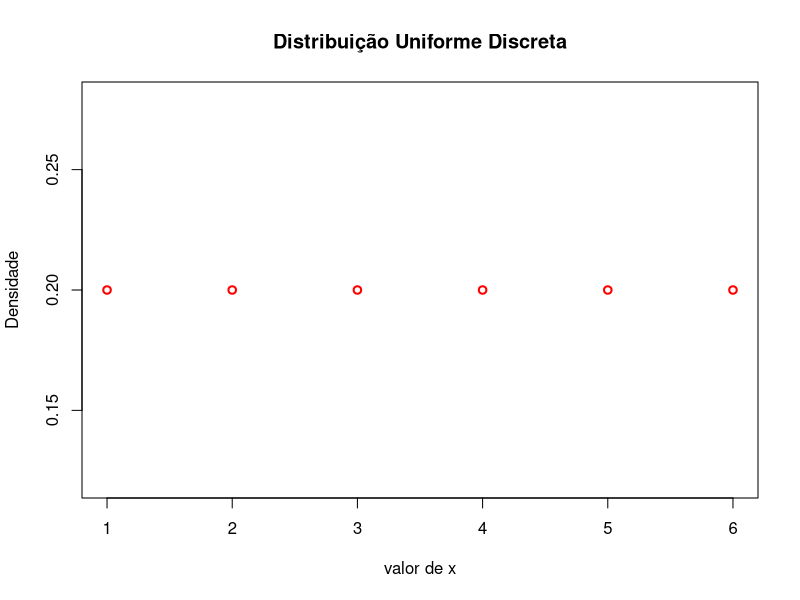
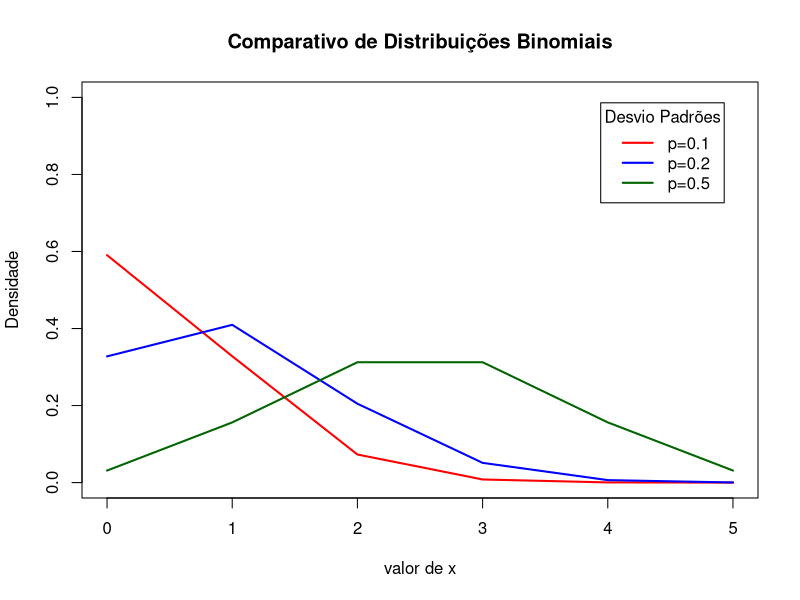
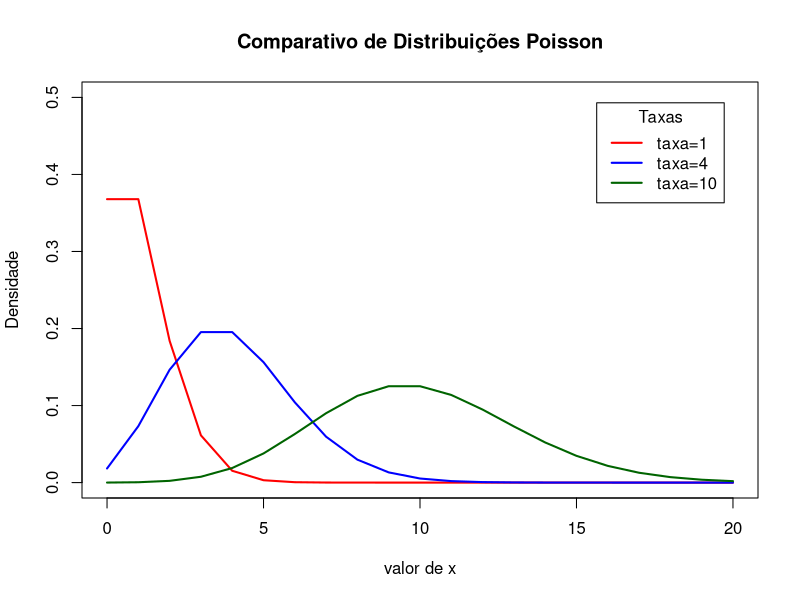
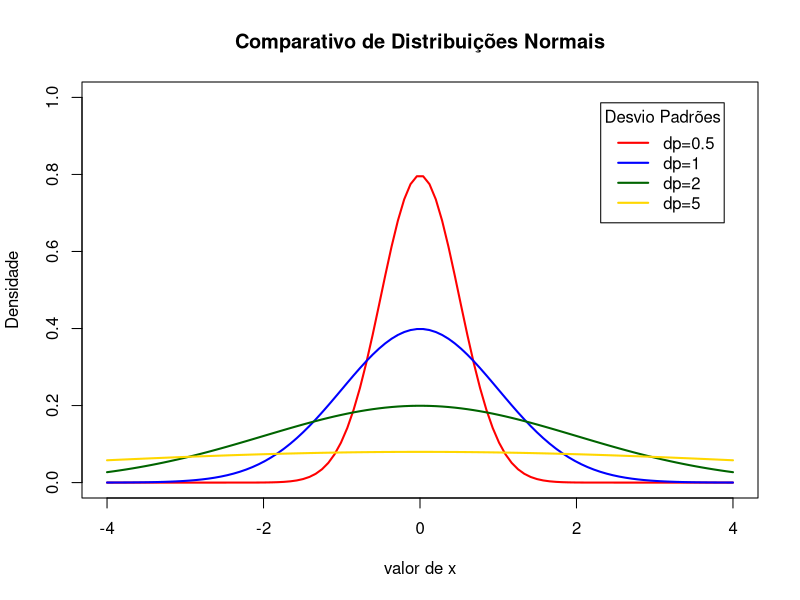
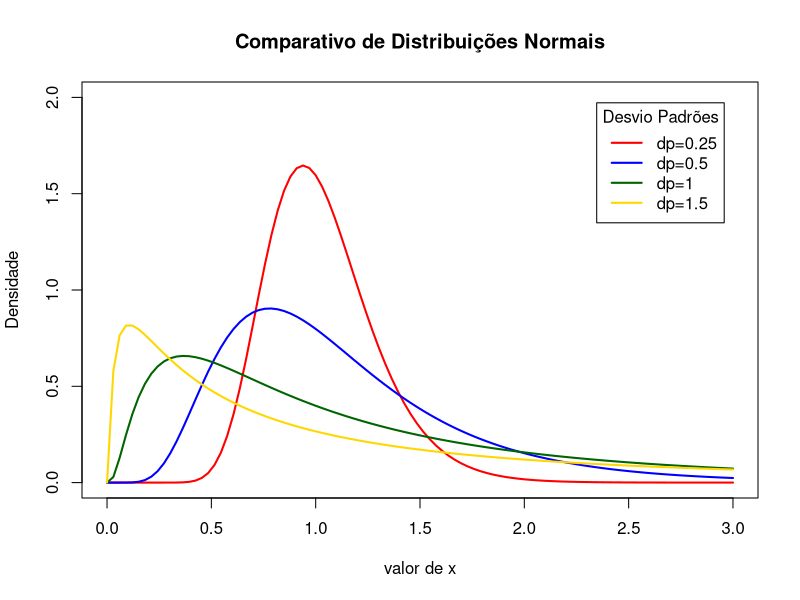
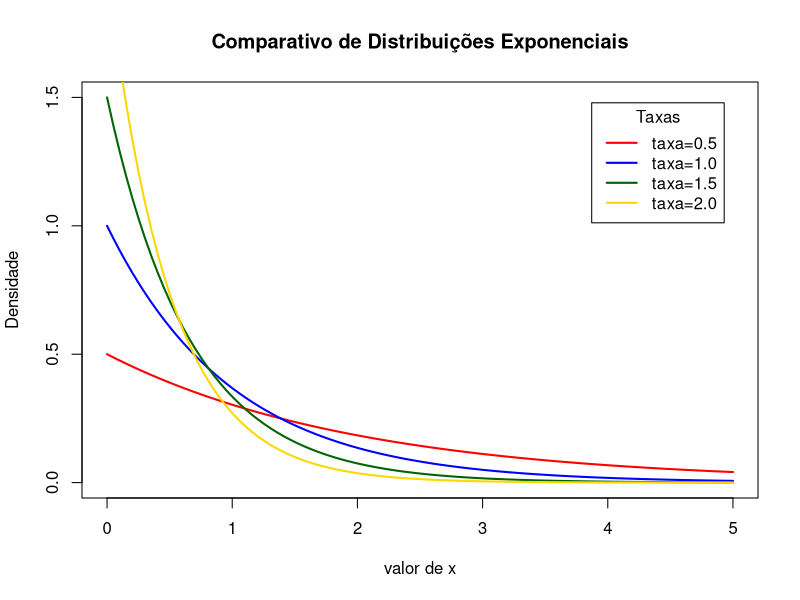
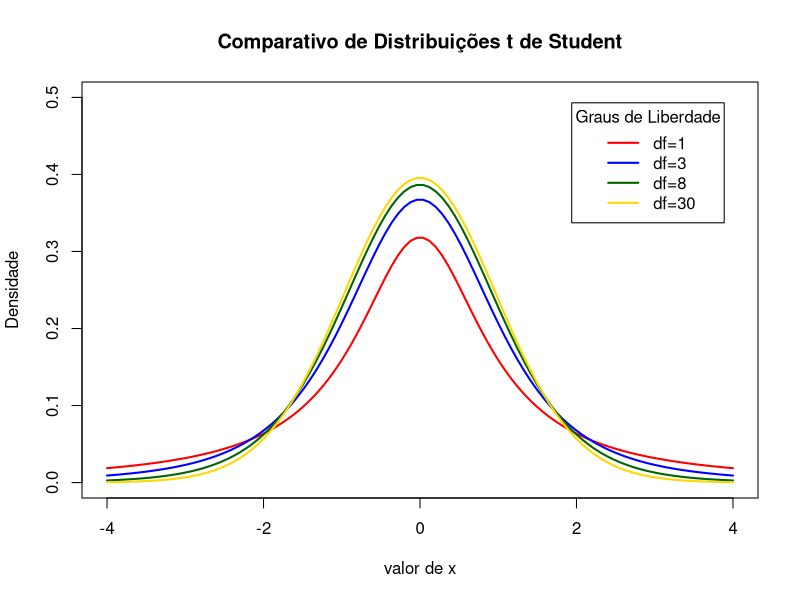

These charts were generated, in order, by the following R code:
## ---- chunk 1
x <- seq(1, 6)
y <- dunif(x, min = 1, max = 6)

plot(x, y, xlab="valor de x",
  ylab="Densidade",
  main="Distribuição Uniforme Discreta",
  lwd=2, col="red"
)
## ---- chunk 2
x <- seq(0, 5)

probs <- c(0.1, 0.2, 0.5)
colors <- c("red", "blue", "darkgreen")
labels <- c("p=0.1", "p=0.2", "p=0.5")

plot(NA, xlab="valor de x",
  ylab="Densidade",
  main="Comparativo de Distribuições Binomiais",
  xlim = c(0, 5),
  ylim = c(0, 1))

for (i in 1:4){
  lines(x, dbinom(x, 5, prob = probs[i]), lwd=2, col=colors[i])
}

legend("topright", inset=.05, title="Desvio Padrões",
  labels, lwd=2, lty=c(1, 1, 1, 1, 2), col=colors)
## ---- chunk 3
x <- seq(0, 20)

rates <- c(1, 4, 10)
colors <- c("red", "blue", "darkgreen")
labels <- c("taxa=1", "taxa=4", "taxa=10")

plot(NA, xlab="valor de x",
  ylab="Densidade",
  main="Comparativo de Distribuições Poisson",
  xlim = c(0, 20),
  ylim = c(0, 0.5))

for (i in 1:4){
  lines(x, dpois(x, lambda = rates[i]), lwd=2, col=colors[i])
}

legend("topright", inset=.05, title="Taxas",
  labels, lwd=2, lty=c(1, 1, 1, 1, 2), col=colors)
## ---- chunk 4
x <- seq(-4, 4, length = 100)

dps <- c(0.5, 1, 2, 5)
colors <- c("red", "blue", "darkgreen", "gold")
labels <- c("dp=0.5", "dp=1", "dp=2", "dp=5")

plot(NA, xlab="valor de x",
  ylab="Densidade",
  main="Comparativo de Distribuições Normais",
  xlim = c(-4, 4),
  ylim = c(0, 1))

for (i in 1:4){
  lines(x, dnorm(x, mean = 0, sd = dps[i]), lwd=2, col=colors[i])
}

legend("topright", inset=.05, title="Desvio Padrões",
  labels, lwd=2, lty=c(1, 1, 1, 1, 2), col=colors)
## ---- chunk 5
x <- seq(0, 3, length = 100)

dps <- c(0.25, 0.5, 1, 1.5)
colors <- c("red", "blue", "darkgreen", "gold")
labels <- c("dp=0.25", "dp=0.5", "dp=1", "dp=1.5")

plot(NA, xlab="valor de x",
  ylab="Densidade",
  main="Comparativo de Distribuições Normais",
  xlim = c(0, 3),
  ylim = c(0, 2))

for (i in 1:4){
  lines(x, dlnorm(x, mean = 0, sd = dps[i]), lwd=2, col=colors[i])
}

legend("topright", inset=.05, title="Desvio Padrões",
  labels, lwd=2, lty=c(1, 1, 1, 1, 2), col=colors)
## ---- chunk 6
x <- seq(0, 5, length = 100)

rates <- c(0.5, 1, 1.5, 2)
colors <- c("red", "blue", "darkgreen", "gold")
labels <- c("taxa=0.5", "taxa=1.0", "taxa=1.5", "taxa=2.0")

plot(NA, xlab="valor de x",
  ylab="Densidade",
  main="Comparativo de Distribuições Exponenciais",
  xlim = c(0, 5),
  ylim = c(0, 1.5))

for (i in 1:4){
  lines(x, dexp(x,rate = rates[i]), lwd=2, col=colors[i])
}

legend("topright", inset=.05, title="Taxas",
  labels, lwd=2, lty=c(1, 1, 1, 1, 2), col=colors)
## ---- chunk 7
x <- seq(-4, 4, length = 100)

degfs <- c(1, 3, 8, 30)
colors <- c("red", "blue", "darkgreen", "gold")
labels <- c("df=1", "df=3", "df=8", "df=30")

plot(NA, xlab="valor de x",
  ylab="Densidade",
  main="Comparativo de Distribuições t de Student",
  xlim = c(-4, 4),
  ylim = c(0, 0.5))

for (i in 1:4){
  lines(x, dt(x,df = degfs[i]), lwd=2, col=colors[i])
}

legend("topright", inset=.05, title="Graus de Liberdade",
  labels, lwd=2, lty=c(1, 1, 1, 1, 2), col=colors)
